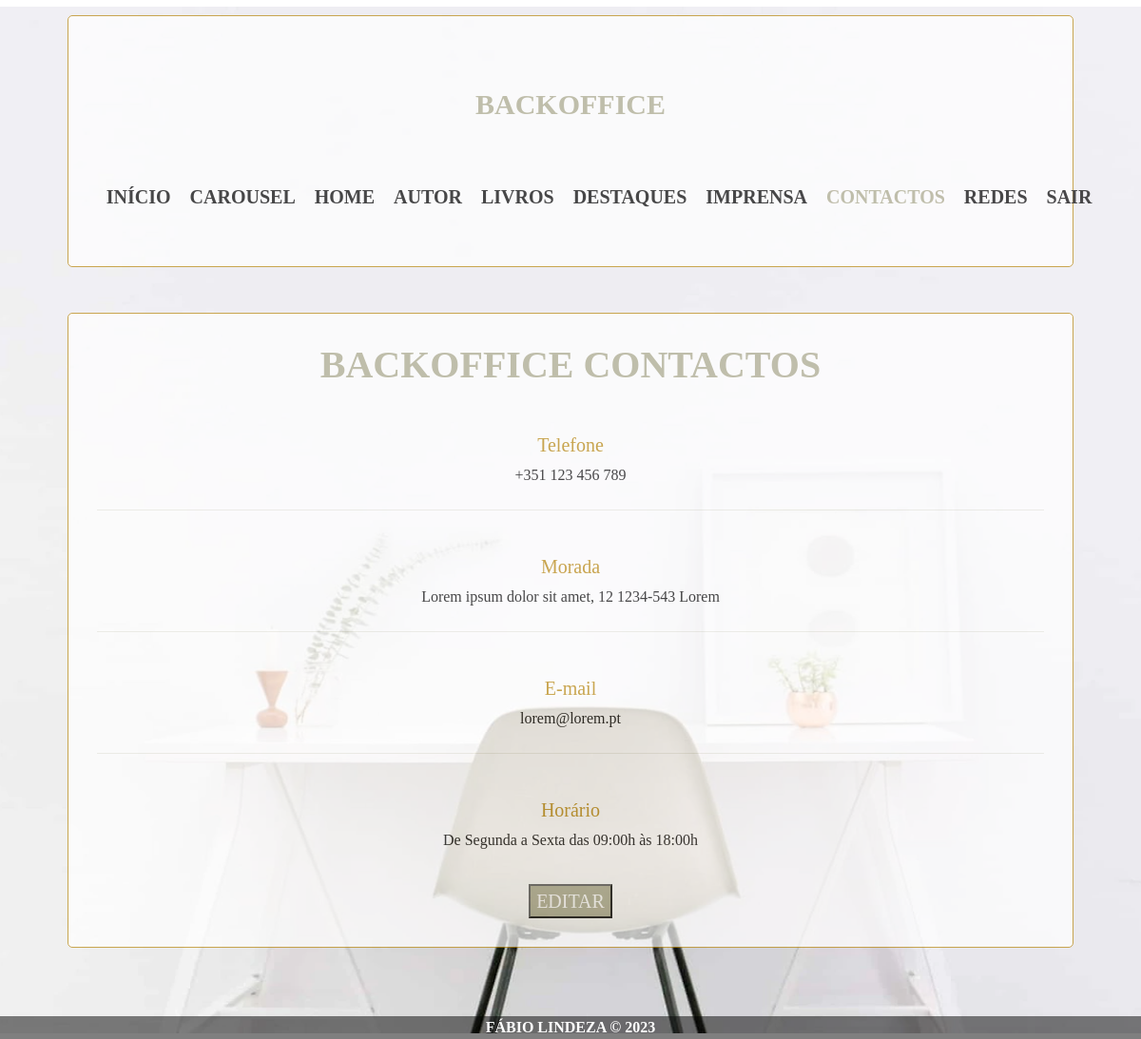
Screenshot of /backoffice/php/paginas/contactos.php (signed in) with the database file from the repository.
### tables this page shows
CREATE TABLE `contactos` (
  `id` int(11) NOT NULL,
  `telefone` varchar(50) NOT NULL,
  `morada` varchar(200) NOT NULL,
  `mail` varchar(200) NOT NULL,
  `horario` varchar(200) NOT NULL
);

### backoffice/php/funcoes/base_dados.php (called while the page is built, shortened)
<?php
$base_dados = [
    "host" => "localhost",
    "usuario" => "root",
    "senha" => "",
    "nome" => "sebastiao"
];
function selectSQLUnico($sql){
    global $base_dados;
    $conexao = mysqli_connect($base_dados["host"], $base_dados["usuario"], $base_dados["senha"], $base_dados["nome"]);
    $consulta = mysqli_query($conexao, $sql);
    $resultado = mysqli_fetch_assoc($consulta);
    return $resultado;
}
?>

### backoffice/php/paginas/contactos.php (the view, shortened to what this page needs)
<?php
$form = isset($_GET["telefone"]) && isset($_GET["morada"]) && isset($_GET["mail"]) && isset($_GET["horario"]);
$contactos = selectSQLUnico("SELECT * FROM contactos");
?>
<!DOCTYPE html>
<html lang="pt">
    <head>
        <link href="https://cdn.jsdelivr.net/npm/bootstrap@5.3.0-alpha3/dist/css/bootstrap.min.css" rel="stylesheet">
        <link rel="stylesheet" href="../../css/estilo.css">
    </head>
    <body class="container-fluid">
        <header>
            <div class="row caixas mt-3">
                <div class="col-12 text-center titulo p-3 mt-4 mb-3">BACKOFFICE</div>
                <nav class="col-12 navbar navbar-expand-lg">
                    <div class="collapse navbar-collapse justify-content-center">
                        <ul class="navbar-nav">
                            <li class="nav-item">
                                <a class="nav-link menu" aria-current="page" href="inicio.php">INÍCIO</a>
                            </li>
                            <li class="nav-item">
                                <a class="nav-link menu" aria-current="page" href="carousel.php">CAROUSEL</a>
                            </li>
                            <li class="nav-item">
                                <a class="nav-link menu" aria-current="page" href="home.php">HOME</a>
                            </li>
                            <li class="nav-item">
                                <a class="nav-link menu" aria-current="page" href="autor.php">AUTOR</a>
                            </li>
                            <li class="nav-item">
                                <a class="nav-link menu" aria-current="page" href="livros.php">LIVROS</a>
                            </li>
                            <li class="nav-item">
                                <a class="nav-link menu" aria-current="page" href="destaques.php">DESTAQUES</a>
                            </li>
                            <li class="nav-item">
                                <a class="nav-link menu" aria-current="page" href="imprensa.php">IMPRENSA</a>
                            </li>
                            <li class="nav-item">
                                <a class="nav-link menu active" aria-current="page" href="contactos.php">CONTACTOS</a>
                            </li>
                            <li class="nav-item">
                                <a class="nav-link menu" aria-current="page" href="redes.php">REDES</a>
                            </li>
                            <li class="nav-item">
                                <a class="nav-link menu" aria-current="page" href="logoff.php">SAIR</a>
                            </li>
                        </ul>
                    </div>
                </nav>
            </div>
        </header>
        <br><br>
        <main>
            <?php if ($form):?>
                <div class="row caixas">
                    <div class="col-12 titulo_2 p-4">
                        <i>EDITADO COM SUCESSO!</i>
                        <br><br>
                        <a href="contactos.php">
                            <button>VOLTAR</button>
                        </a>
                    </div>
                </div>
                <br><br>
            <?php else: ?>
                <div class="row caixas d-flex justify-content-center">
                    <h3 class="h3_dif_cor"><b>BACKOFFICE CONTACTOS</b></h3>
                    <br><br><br><br>
                    <h5 class="h5_dif_cor">Telefone</h5>
                    <span style="color: black"> <?= $contactos["telefone"]; ?> </span>
                    <br><br>
                    <hr>
                    <br><br>
                    <h5 class="h5_dif_cor">Morada</h5>
                    <span style="color: black"> <?= $contactos["morada"]; ?> </span>
                    <br><br>
                    <hr>
                    <br><br>
                    <h5 class="h5_dif_cor">E-mail</h5>
                    <span style="color: black"> <?= $contactos["mail"]; ?> </span>
                    <br><br>
                    <hr>
                    <br><br>
                    <h5 class="h5_dif_cor">Horário</h5>
                    <span style="color: black"> <?= $contactos["horario"]; ?> </span>
                    <br><br>
                    <form action="contactos_saida.php">
                        <button>EDITAR</button>
                    </form>
                </div>
            <?php endif; ?>
            <br><br><br><br>
        </main>
        <footer class="text-center">
            FÁBIO LINDEZA © 2023
        </footer>
    </body>
</html>

### backoffice/css/estilo.css (style rules this page uses)
body { background-image: url(../imagens/imagem_background.webp); background-position: center; background-repeat: no-repeat; background-size: 1920px 1080px; background-attachment: fixed; margin: auto; text-align: center; font-family: didot, serif; }
.caixas { border: 0.01px solid #B8860B; border-radius: 5px; background-color: white; opacity: 70%; width: 90%; margin: auto; color: rgb(172, 170, 141); padding: 30px; }
.caixas > h3 { margin-bottom: 15px; font-size: 40px; color: white; }
.h3_dif_cor { color: rgb(172, 170, 141) !important; }
.h5_dif_cor { color: #B8860B; }
a { text-decoration: none; color: white; }
button, input[type="submit"] { background-color: rgb(172, 170, 141); color: white; font-size: 20px; margin-top: 10px; }
.titulo { font-size: 30px; font-weight: bold; }
.menu { color: black; font-weight: bold; font-size: 20px; margin: 20px 10px; padding: 0px !important; width: fit-content !important; }
.active { color: rgb(172, 170, 141)!important; }
form { color: black; font-size: 16px; }
footer { position: fixed; left: 0; bottom: 0; width: 100%; background-color: rgba(0, 0, 0, 0.5) !important; font-weight: bold; color: white; }

### rows the page displays
contactos: telefone "+351 123 456 789", morada "Lorem ipsum dolor sit amet, 12 1234-543 Lorem", mail "lorem@lorem.pt", horario "De Segunda a Sexta das 09:00h às 18:00h"
